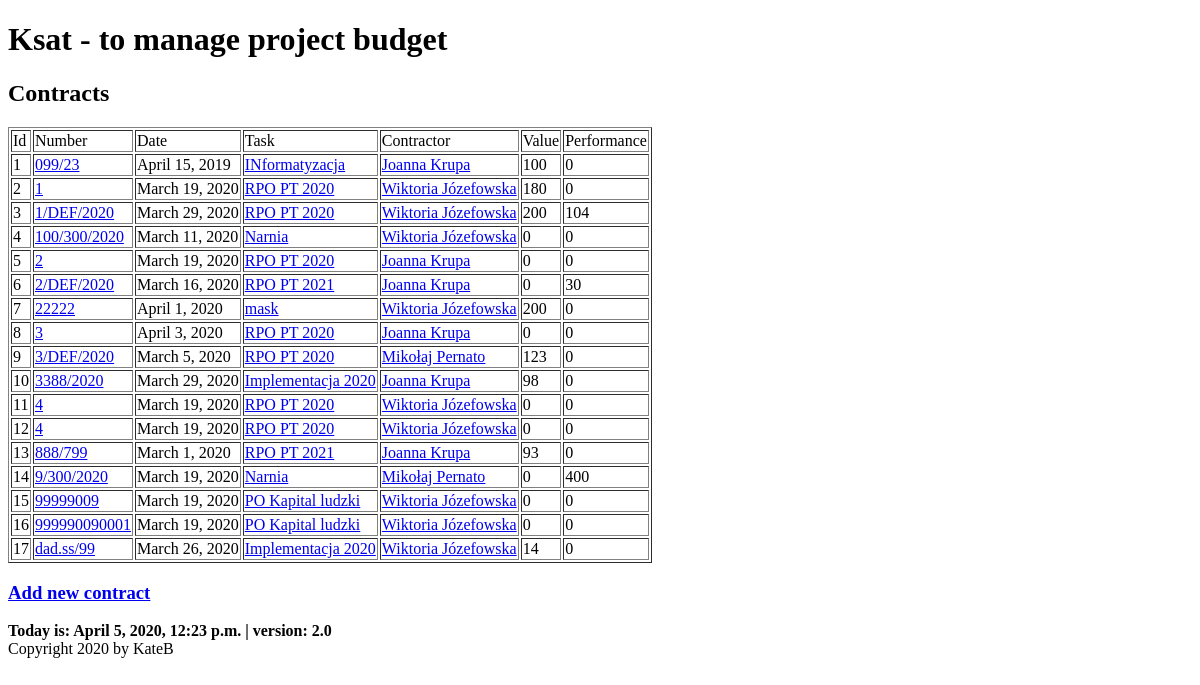
The app's page /ksat/contracts/, older data.
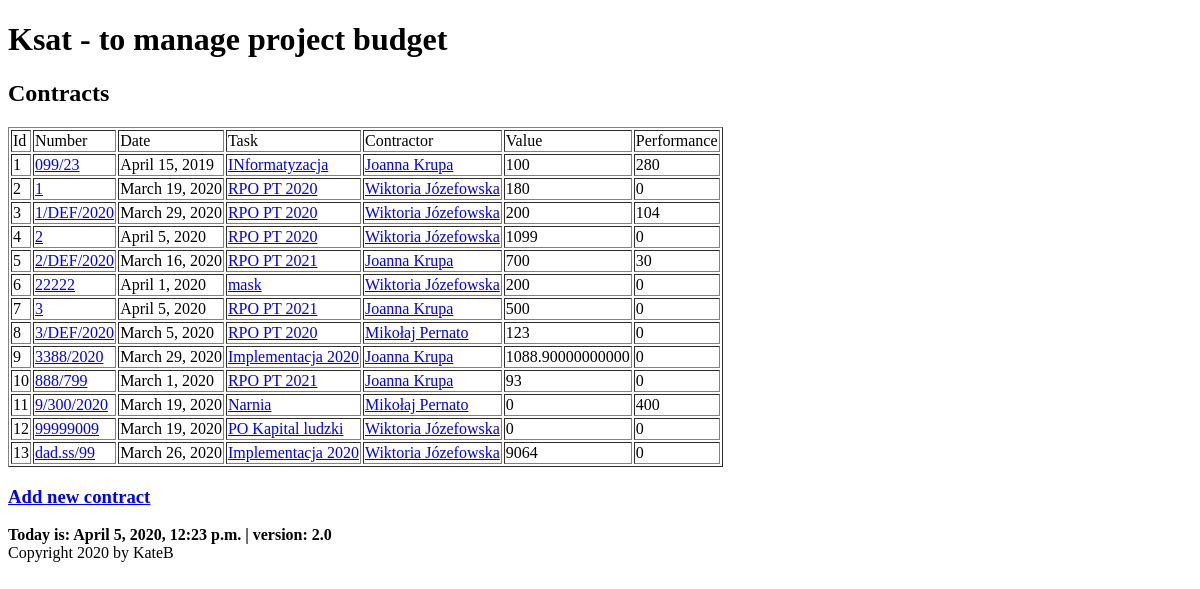
The same page, newer data.
### budget/models.py (models this page shows, shortened)
class Contract(models.Model):
    number = models.CharField(max_length=128)
    date = models.DateField()
    task = models.ForeignKey(Task, on_delete=models.CASCADE, related_name='contracts', related_query_name='contract')
    contractor = models.ForeignKey(Contractor, default=None, on_delete=models.CASCADE, related_name='contracts',
                                   related_query_name='contract')
    article = models.ManyToManyField(Articles, through='ContractArticle')
    def get_absolute_url(self):
        return reverse('budget:contract_details', kwargs={'contract_id': self.pk})
    def contract_value(self):
        value = ContractArticle.objects.filter(contract=self).aggregate(total=Sum('value'))['total']
        if value:
            return value
        return 0
    def contract_performance(self):
        fin_docs = FinancialDocument.objects.filter(contract=self)
        performance = 0
        for fin_doc in fin_docs:
            performance += fin_doc.fin_doc_value()
        return performance
    class Meta:
        default_related_name = 'contract'
        ordering = ('number', 'contractor')
        verbose_name = 'contract'

class Task(models.Model):
    title = models.CharField(max_length=128, unique=True)
    description = models.CharField(max_length=256)
    unit = models.SmallIntegerField()
    section = models.SmallIntegerField()
    article = models.ManyToManyField(Articles, through='TaskArticles')

class Contractor(models.Model):
    name = models.CharField(max_length=128)
    last_name = models.CharField(max_length=128)
    num = models.SmallIntegerField(blank=True)
    def __str__(self):
        return f'{self.name} {self.last_name}'
    class Meta:
        default_related_name = 'contractors'
        ordering = ('last_name',)
        verbose_name = 'contractor'

class FinancialDocument(models.Model):
    contract = models.ForeignKey(Contract, on_delete=models.CASCADE, related_name='fds', related_query_name='fd')
    contractor = models.ForeignKey(Contractor, default=None, on_delete=models.CASCADE, related_name='fds',
                                   related_query_name='fd')
    number = models.CharField(max_length=64, default=None)
    date = models.DateField()
    payment_date1 = models.DateField(blank=True, null=True)
    payment_date2 = models.DateField(blank=True, null=True)
    article = models.ManyToManyField(Articles, through='FinDocumentArticle')
    def fin_doc_value(self):
        value = FinDocumentArticle.objects.filter(fin_doc=self).aggregate(total=Sum('value'))['total']
        if value:
            return value
        return 0
    class Meta:
        default_related_name = 'fds'
        verbose_name = 'finacial_doc'

### budget/views.py (the view)
# urls.py: path('contracts/', views.ContractsView.as_view(), name='contracts'),
class ContractsView(ListView):
    model = Contract
    template_name = 'budget/contracts.html'
    context_object_name = 'contracts'

### budget/my_context_processor.py (called while the page is built)
def cp(request):
    ctx = {
        "now": django.utils.timezone.now(),
        "version": "2.0"
    }
    return ctx

### budget/templates/budget/contracts.html (shortened to what this page needs)
{% extends 'base.html' %}
{% block content %}
    {{ block.super }}
    <h2>Contracts</h2>
        <table border="bold">
            <thead>
            <tr>
                <td>Id</td>
                <td>Number</td>
                <td>Date</td>
                <td>Task</td>
                <td>Contractor</td>
                <td>Value</td>
                <td>Performance</td>
            </tr>
            </thead>
            <tbody>
            {% for contract in contracts %}
                <tr>
                    <td>{{ forloop.counter }}</td>
                    <td><a href="{{ contract.get_absolute_url }}">{{ contract.number }}</a></td>
                    <td>{{ contract.date }}</td>
                    <td><a href="{% url 'budget:task_details' contract.task.id%}">{{ contract.task.title }}</a></td>
                    <td><a href="{% url 'budget:contractor_details' contract.contractor.id %}">{{ contract.contractor }}</a></td>
                    <td>{{ contract.contract_value }}</td>
                    <td>{{ contract.contract_performance }}</td>
                </tr>
            {% endfor %}
            </tbody>
        </table>
    <h3><a href="{% url 'budget:add_contract' %}">Add new contract</a></h3>
{% endblock %}

### budget/templates/base.html (shortened to what this page needs)
<!DOCTYPE html>
<html>
<head>
</head>
<body>
{% block content %}
    <h1>Ksat - to manage project budget</h1>
{% endblock %}
{% block footer %}
    <div>
        <strong> Today is: {{ now }} | version: {{ version }}</strong>
    </div>
    <div>
        Copyright 2020 by KateB
    </div>
{% endblock %}
</body>
</html>

Row changes from the older to the newer data that the page shows:
removed Contract: number "100/300/2020", date "March 11, 2020", task "Narnia", contractor "Wiktoria Józefowska", contract_value "0", contract_performance "0"
removed Contract: number "2", date "March 19, 2020", task "RPO PT 2020", contractor "Joanna Krupa", contract_value "0", contract_performance "0"
removed Contract: number "3", date "April 3, 2020", task "RPO PT 2020", contractor "Joanna Krupa", contract_value "0", contract_performance "0"
removed Contract: number "4", date "March 19, 2020", task "RPO PT 2020", contractor "Wiktoria Józefowska", contract_value "0", contract_performance "0"
removed Contract: number "4", date "March 19, 2020", task "RPO PT 2020", contractor "Wiktoria Józefowska", contract_value "0", contract_performance "0"
removed Contract: number "999990090001", date "March 19, 2020", task "PO Kapital ludzki", contractor "Wiktoria Józefowska", contract_value "0", contract_performance "0"
computed for Contract "April 15, 2019": contract_performance "0" → "280"
added Contract: number "2", date "April 5, 2020", task "RPO PT 2020", contractor "Wiktoria Józefowska", contract_value "1099", contract_performance "0"
computed for Contract "2/DEF/2020": contract_value "0" → "700"
added Contract: number "3", date "April 5, 2020", task "RPO PT 2021", contractor "Joanna Krupa", contract_value "500", contract_performance "0"
computed for Contract (number 9 of 13 on the later page): contract_value "98" → "1088.90000000000"
computed for Contract "dad.ss/99": contract_value "14" → "9064"
